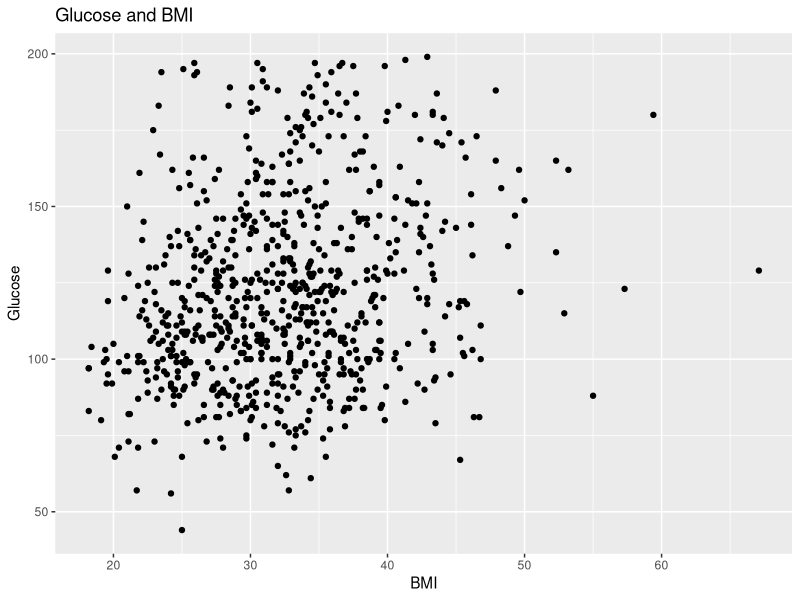
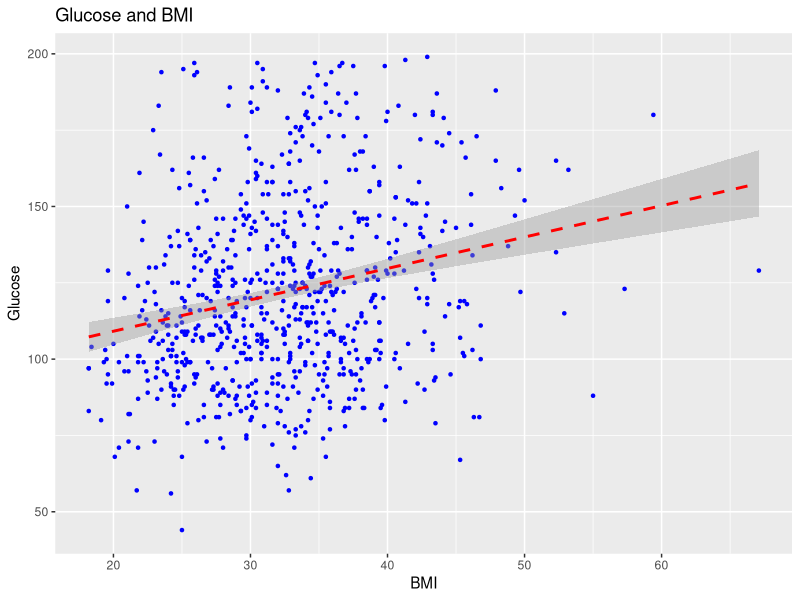
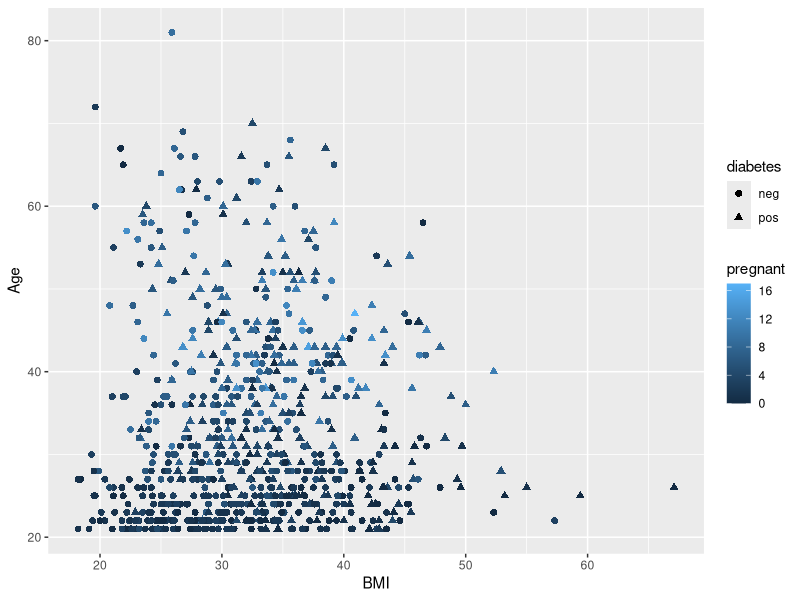
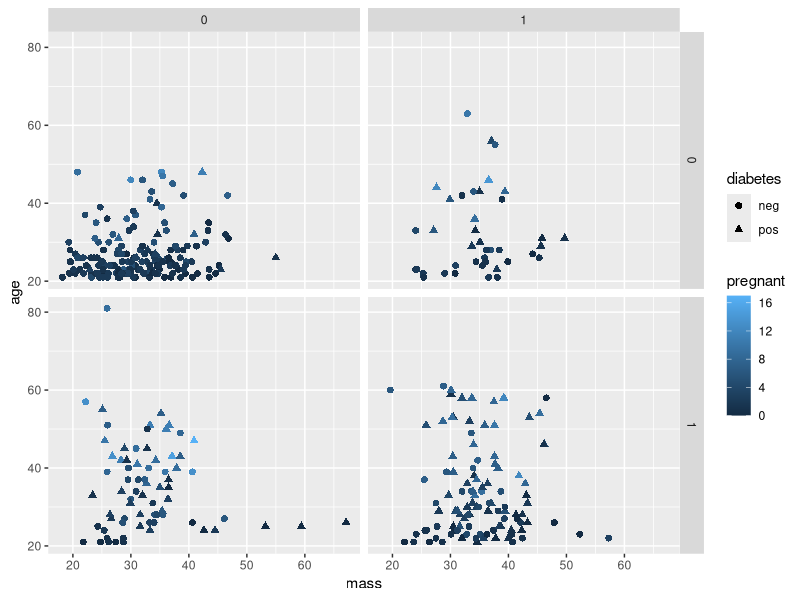
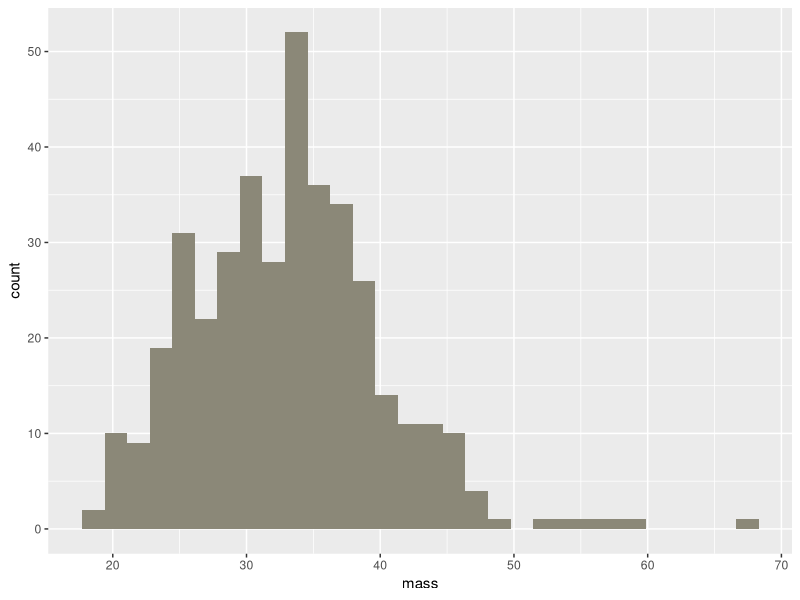
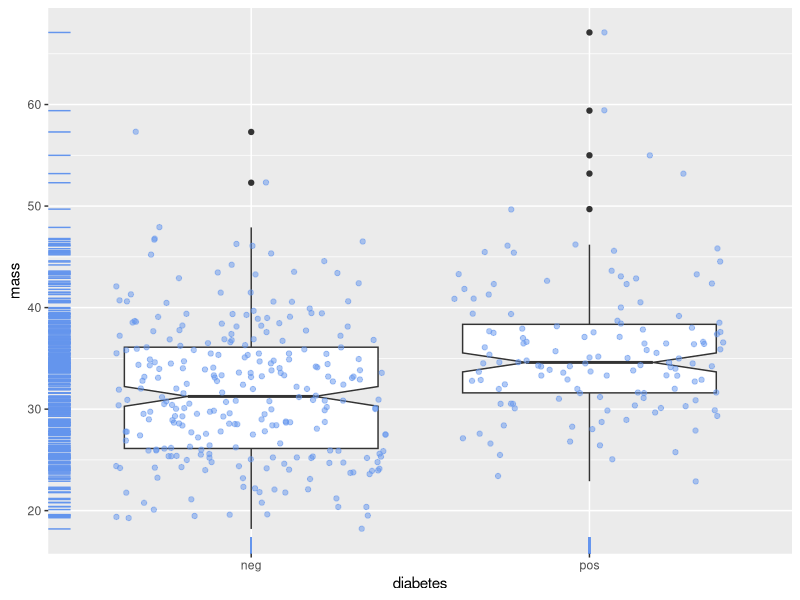
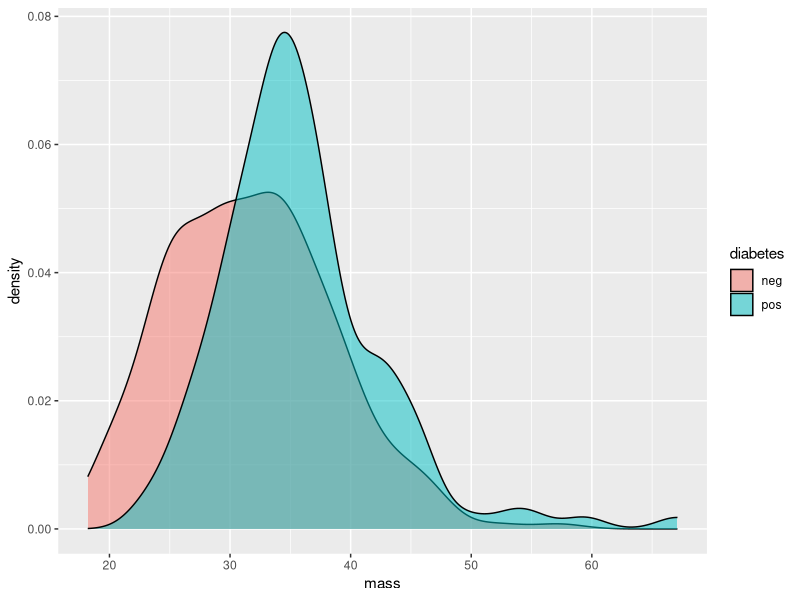
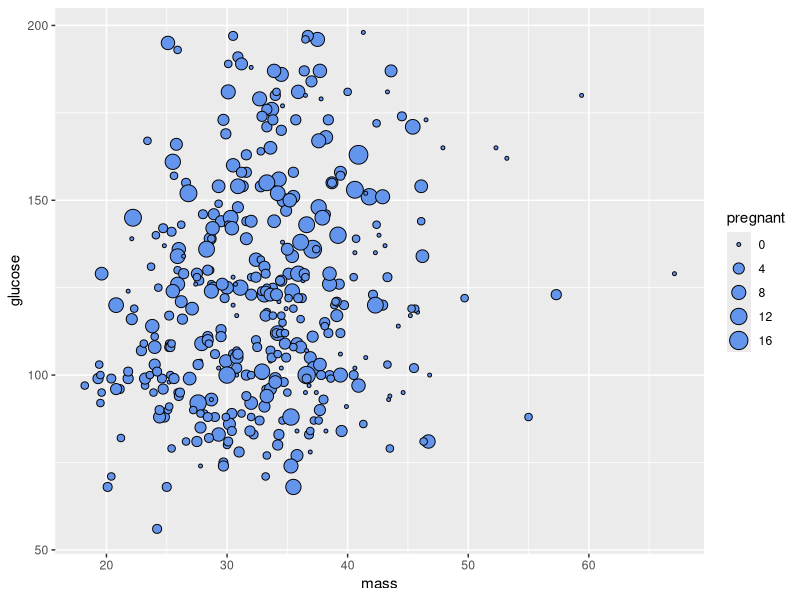

These figures' R source, in order:
## ---- chunk 1
library(tidyverse)
library(mlbench)
data("PimaIndiansDiabetes2")

tb <- tbl_df(PimaIndiansDiabetes2)
## ---- chunk 2
ggplot(tb, aes(x=mass, y=glucose)) +
  geom_point() +
  labs(title="Glucose and BMI", x="BMI", y="Glucose")
## ---- chunk 3
ggplot(tb, aes(x=mass, y=glucose)) +
  geom_point(pch=20, color='blue', size=1.5) +
  geom_smooth(method='lm', color='red', linetype=2) +
  labs(title="Glucose and BMI", x="BMI", y="Glucose")
## ---- chunk 4
ggplot(tb, 
  aes(x=tb$mass, y=tb$age, shape=diabetes, col=pregnant)) +
  geom_point(size=2) +
  labs(x="BMI",    y="Age")
## ---- chunk 5
tb <- filter(tb, !is.na(glucose), !is.na(insulin))

tb <- mutate(tb, glucose_high = factor(ifelse(tb$glucose>mean(tb$glucose), 1, 0)))
tb <- mutate(tb, insulin_high = factor(ifelse(tb$insulin>mean(tb$insulin), 1, 0)))

ggplot(tb, 
  aes(x=mass, y=age, shape=diabetes, col=pregnant)) +
  geom_point(size=2) +
 facet_grid(glucose_high~insulin_high)       
## ---- chunk 6
ggplot(tb, aes(x=mass)) +
  geom_histogram(fill="cornsilk4")
## ---- chunk 7
ggplot(tb, aes(x=diabetes, y=mass)) +
  geom_boxplot(notch=TRUE) +
  geom_point(position="jitter", color="cornflowerblue", alpha=.5) +
  geom_rug(color="cornflowerblue")
## ---- chunk 8
ggplot(tb, aes(x=mass, fill=diabetes)) +
  geom_density(alpha=0.5)
## ---- chunk 9
ggplot(tb, 
       aes(x=mass, y=glucose, size=pregnant)) +
  geom_point(shape=21, fill="cornflowerblue")
## ---- chunk 10
library(gridExtra)
p1 <- ggplot(tb, aes(x=insulin_high)) + geom_bar(fill="cornflowerblue") 
p2 <- ggplot(tb, aes(x=glucose_high)) + geom_bar(fill="cornflowerblue")
grid.arrange(p1, p2, ncol=2)
